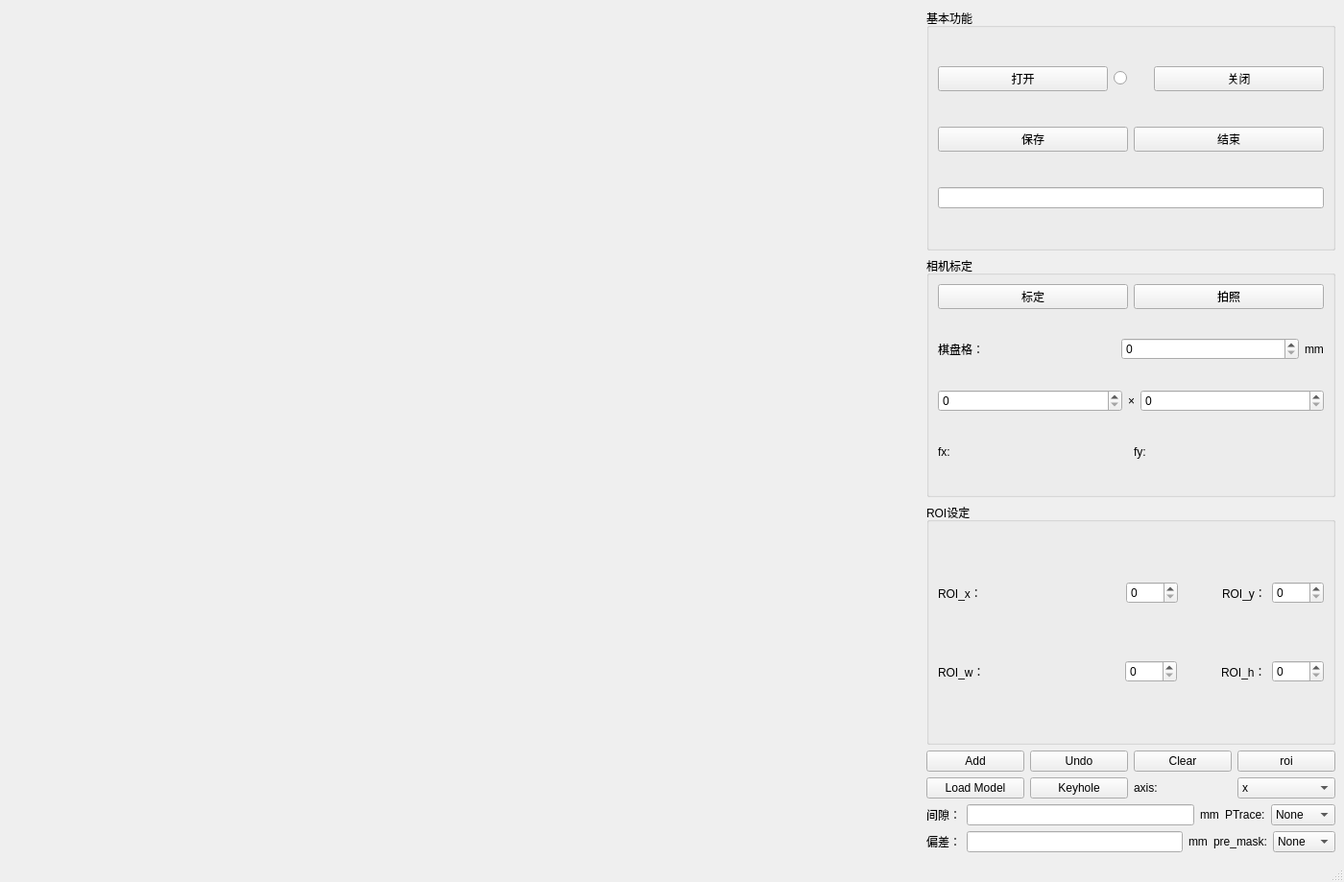
<?xml version="1.0" encoding="UTF-8"?>
<ui version="4.0">
 <class>MonitorSystem</class>
 <widget class="QMainWindow" name="MonitorSystem">
  <property name="geometry">
   <rect>
    <x>0</x>
    <y>0</y>
    <width>1400</width>
    <height>919</height>
   </rect>
  </property>
  <property name="windowTitle">
   <string>Interactive Seam Tracking System</string>
  </property>
  <widget class="QWidget" name="centralwidget">
   <layout class="QHBoxLayout" name="horizontalLayout_20">
    <item>
     <widget class="QLabel" name="originalImage">
      <property name="enabled">
       <bool>true</bool>
      </property>
      <property name="sizePolicy">
       <sizepolicy hsizetype="Preferred" vsizetype="Preferred">
        <horstretch>0</horstretch>
        <verstretch>0</verstretch>
       </sizepolicy>
      </property>
      <property name="minimumSize">
       <size>
        <width>950</width>
        <height>740</height>
       </size>
      </property>
      <property name="text">
       <string/>
      </property>
     </widget>
    </item>
    <item>
     <layout class="QVBoxLayout" name="verticalLayout_9">
      <item>
       <widget class="QGroupBox" name="groupBox_3">
        <property name="title">
         <string>基本功能</string>
        </property>
        <layout class="QVBoxLayout" name="verticalLayout_8">
         <item>
          <layout class="QHBoxLayout" name="horizontalLayout" stretch="5,1,5">
           <item>
            <widget class="QPushButton" name="cameraOpen">
             <property name="sizePolicy">
              <sizepolicy hsizetype="Preferred" vsizetype="Fixed">
               <horstretch>0</horstretch>
               <verstretch>0</verstretch>
              </sizepolicy>
             </property>
             <property name="text">
              <string>打开</string>
             </property>
            </widget>
           </item>
           <item>
            <widget class="QRadioButton" name="flipButton">
             <property name="text">
              <string/>
             </property>
             <property name="autoRepeatDelay">
              <number>100</number>
             </property>
            </widget>
           </item>
           <item>
            <widget class="QPushButton" name="cameraClose">
             <property name="sizePolicy">
              <sizepolicy hsizetype="Preferred" vsizetype="Fixed">
               <horstretch>0</horstretch>
               <verstretch>0</verstretch>
              </sizepolicy>
             </property>
             <property name="text">
              <string>关闭</string>
             </property>
            </widget>
           </item>
          </layout>
         </item>
         <item>
          <layout class="QHBoxLayout" name="horizontalLayout_4">
           <item>
            <widget class="QPushButton" name="imageSave">
             <property name="sizePolicy">
              <sizepolicy hsizetype="Preferred" vsizetype="Fixed">
               <horstretch>0</horstretch>
               <verstretch>0</verstretch>
              </sizepolicy>
             </property>
             <property name="text">
              <string>保存</string>
             </property>
            </widget>
           </item>
           <item>
            <widget class="QPushButton" name="saveEnd">
             <property name="sizePolicy">
              <sizepolicy hsizetype="Preferred" vsizetype="Fixed">
               <horstretch>0</horstretch>
               <verstretch>0</verstretch>
              </sizepolicy>
             </property>
             <property name="text">
              <string>结束</string>
             </property>
            </widget>
           </item>
          </layout>
         </item>
         <item>
          <widget class="QLineEdit" name="savePath"/>
         </item>
        </layout>
       </widget>
      </item>
      <item>
       <widget class="QGroupBox" name="groupBox_2">
        <property name="title">
         <string>相机标定</string>
        </property>
        <layout class="QVBoxLayout" name="verticalLayout_7">
         <item>
          <layout class="QHBoxLayout" name="horizontalLayout_5">
           <item>
            <widget class="QPushButton" name="calibButton">
             <property name="sizePolicy">
              <sizepolicy hsizetype="Preferred" vsizetype="Fixed">
               <horstretch>0</horstretch>
               <verstretch>0</verstretch>
              </sizepolicy>
             </property>
             <property name="text">
              <string>标定</string>
             </property>
             <property name="iconSize">
              <size>
               <width>20</width>
               <height>20</height>
              </size>
             </property>
            </widget>
           </item>
           <item>
            <widget class="QPushButton" name="calibCapture">
             <property name="sizePolicy">
              <sizepolicy hsizetype="Preferred" vsizetype="Fixed">
               <horstretch>0</horstretch>
               <verstretch>0</verstretch>
              </sizepolicy>
             </property>
             <property name="text">
              <string>拍照</string>
             </property>
            </widget>
           </item>
          </layout>
         </item>
         <item>
          <layout class="QHBoxLayout" name="horizontalLayout_2">
           <item>
            <widget class="QLabel" name="label_2">
             <property name="text">
              <string>棋盘格：</string>
             </property>
            </widget>
           </item>
           <item>
            <widget class="QSpinBox" name="chessLength"/>
           </item>
           <item>
            <widget class="QLabel" name="label_3">
             <property name="sizePolicy">
              <sizepolicy hsizetype="Maximum" vsizetype="Preferred">
               <horstretch>0</horstretch>
               <verstretch>0</verstretch>
              </sizepolicy>
             </property>
             <property name="text">
              <string>mm</string>
             </property>
            </widget>
           </item>
          </layout>
         </item>
         <item>
          <layout class="QHBoxLayout" name="horizontalLayout_3">
           <item>
            <widget class="QSpinBox" name="chessNumLength"/>
           </item>
           <item>
            <widget class="QLabel" name="label">
             <property name="sizePolicy">
              <sizepolicy hsizetype="Maximum" vsizetype="Preferred">
               <horstretch>0</horstretch>
               <verstretch>0</verstretch>
              </sizepolicy>
             </property>
             <property name="text">
              <string>×</string>
             </property>
            </widget>
           </item>
           <item>
            <widget class="QSpinBox" name="chessNumWidth"/>
           </item>
          </layout>
         </item>
         <item>
          <layout class="QHBoxLayout" name="horizontalLayout_7">
           <item>
            <widget class="QLabel" name="fx">
             <property name="text">
              <string>fx:</string>
             </property>
            </widget>
           </item>
           <item>
            <widget class="QLabel" name="fy">
             <property name="text">
              <string>fy:</string>
             </property>
            </widget>
           </item>
          </layout>
         </item>
        </layout>
       </widget>
      </item>
      <item>
       <widget class="QGroupBox" name="groupBox_4">
        <property name="title">
         <string>ROI设定</string>
        </property>
        <layout class="QVBoxLayout" name="verticalLayout_6">
         <item>
          <layout class="QHBoxLayout" name="horizontalLayout_8" stretch="2,0,0,0,0">
           <item>
            <widget class="QLabel" name="ROI_x_2">
             <property name="text">
              <string>ROI_x：</string>
             </property>
            </widget>
           </item>
           <item>
            <widget class="QSpinBox" name="ROI_x">
             <property name="maximum">
              <number>2000</number>
             </property>
            </widget>
           </item>
           <item>
            <spacer name="horizontalSpacer">
             <property name="orientation">
              <enum>Qt::Horizontal</enum>
             </property>
             <property name="sizeHint" stdset="0">
              <size>
               <width>40</width>
               <height>20</height>
              </size>
             </property>
            </spacer>
           </item>
           <item>
            <widget class="QLabel" name="ROI_y_2">
             <property name="text">
              <string>ROI_y：</string>
             </property>
            </widget>
           </item>
           <item>
            <widget class="QSpinBox" name="ROI_y">
             <property name="maximum">
              <number>2000</number>
             </property>
            </widget>
           </item>
          </layout>
         </item>
         <item>
          <layout class="QHBoxLayout" name="horizontalLayout_9" stretch="2,0,0,0,0">
           <item>
            <widget class="QLabel" name="ROI_w_2">
             <property name="text">
              <string>ROI_w：</string>
             </property>
            </widget>
           </item>
           <item>
            <widget class="QSpinBox" name="ROI_w">
             <property name="maximum">
              <number>2000</number>
             </property>
            </widget>
           </item>
           <item>
            <spacer name="horizontalSpacer_2">
             <property name="orientation">
              <enum>Qt::Horizontal</enum>
             </property>
             <property name="sizeHint" stdset="0">
              <size>
               <width>40</width>
               <height>20</height>
              </size>
             </property>
            </spacer>
           </item>
           <item>
            <widget class="QLabel" name="ROI_h_2">
             <property name="text">
              <string>ROI_h：</string>
             </property>
            </widget>
           </item>
           <item>
            <widget class="QSpinBox" name="ROI_h">
             <property name="maximum">
              <number>2000</number>
             </property>
            </widget>
           </item>
          </layout>
         </item>
        </layout>
       </widget>
      </item>
      <item>
       <layout class="QHBoxLayout" name="horizontalLayout_13">
        <item>
         <widget class="QPushButton" name="add_click_button">
          <property name="text">
           <string>Add</string>
          </property>
         </widget>
        </item>
        <item>
         <widget class="QPushButton" name="undo_click_button">
          <property name="text">
           <string>Undo</string>
          </property>
         </widget>
        </item>
        <item>
         <widget class="QPushButton" name="clear_click_button">
          <property name="text">
           <string>Clear</string>
          </property>
         </widget>
        </item>
        <item>
         <widget class="QPushButton" name="model_roi_button">
          <property name="text">
           <string>roi</string>
          </property>
         </widget>
        </item>
       </layout>
      </item>
      <item>
       <layout class="QHBoxLayout" name="horizontalLayout_12">
        <item>
         <layout class="QHBoxLayout" name="horizontalLayout_19">
          <item>
           <widget class="QPushButton" name="model_load_button">
            <property name="text">
             <string>Load Model</string>
            </property>
           </widget>
          </item>
          <item>
           <widget class="QPushButton" name="keyhole_click_button">
            <property name="text">
             <string>Keyhole</string>
            </property>
           </widget>
          </item>
         </layout>
        </item>
        <item>
         <layout class="QHBoxLayout" name="horizontalLayout_6">
          <item>
           <widget class="QLabel" name="label_4">
            <property name="text">
             <string>axis:</string>
            </property>
           </widget>
          </item>
          <item>
           <widget class="QComboBox" name="trace_axis_box">
            <property name="editable">
             <bool>false</bool>
            </property>
            <property name="currentText">
             <string notr="true">x</string>
            </property>
            <item>
             <property name="text">
              <string>x</string>
             </property>
            </item>
            <item>
             <property name="text">
              <string>y</string>
             </property>
            </item>
           </widget>
          </item>
         </layout>
        </item>
       </layout>
      </item>
      <item>
       <layout class="QHBoxLayout" name="horizontalLayout_14">
        <item>
         <layout class="QHBoxLayout" name="horizontalLayout_18">
          <item>
           <widget class="QLabel" name="label_25">
            <property name="text">
             <string>间隙：</string>
            </property>
           </widget>
          </item>
          <item>
           <widget class="QLineEdit" name="seamWidth"/>
          </item>
          <item>
           <widget class="QLabel" name="label_27">
            <property name="text">
             <string>mm</string>
            </property>
           </widget>
          </item>
         </layout>
        </item>
        <item>
         <layout class="QHBoxLayout" name="horizontalLayout_10">
          <item>
           <widget class="QLabel" name="label_5">
            <property name="text">
             <string>PTrace:</string>
            </property>
           </widget>
          </item>
          <item>
           <widget class="QComboBox" name="trace_type_box">
            <item>
             <property name="text">
              <string>None</string>
             </property>
            </item>
            <item>
             <property name="text">
              <string>Center</string>
             </property>
            </item>
            <item>
             <property name="text">
              <string>Side</string>
             </property>
            </item>
           </widget>
          </item>
         </layout>
        </item>
       </layout>
      </item>
      <item>
       <layout class="QHBoxLayout" name="horizontalLayout_16">
        <item>
         <layout class="QHBoxLayout" name="horizontalLayout_17">
          <item>
           <widget class="QLabel" name="label_10">
            <property name="text">
             <string>偏差：</string>
            </property>
           </widget>
          </item>
          <item>
           <widget class="QLineEdit" name="seamDev"/>
          </item>
          <item>
           <widget class="QLabel" name="label_24">
            <property name="text">
             <string>mm</string>
            </property>
           </widget>
          </item>
         </layout>
        </item>
        <item>
         <layout class="QHBoxLayout" name="horizontalLayout_11">
          <item>
           <widget class="QLabel" name="label_6">
            <property name="text">
             <string>pre_mask:</string>
            </property>
           </widget>
          </item>
          <item>
           <widget class="QComboBox" name="premask_type_box">
            <item>
             <property name="text">
              <string>None</string>
             </property>
            </item>
            <item>
             <property name="text">
              <string>Binary</string>
             </property>
            </item>
            <item>
             <property name="text">
              <string>Prob</string>
             </property>
            </item>
           </widget>
          </item>
         </layout>
        </item>
       </layout>
      </item>
     </layout>
    </item>
   </layout>
  </widget>
  <widget class="QStatusBar" name="statusbar"/>
 </widget>
 <resources/>
 <connections/>
</ui>
